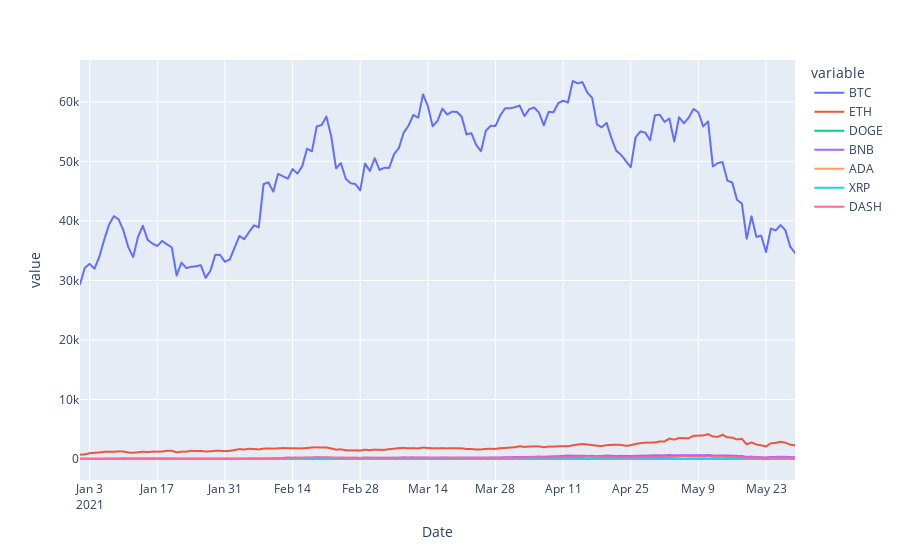

Notebook code for this chart:
### Code cell
fig = px.line(crypto, y=["BTC",'ETH','DOGE','BNB','ADA','XRP','DASH'] )
fig.show()

### Figure 1 — Plotly figure (JSON) as saved in the notebook; plotly's stock layout.template omitted (floating-point values rounded to 4 significant figures; data arrays with more than 128 entries replaced by an {"elided": "..."} marker saying what was removed)
{"data": [{"hovertemplate": "variable=BTC<br>Date=%{x}<br>value=%{y}<extra></extra>", "legendgroup": "BTC", "line": {"color": "#636efa", "dash": "solid"}, "marker": {"symbol": "circle"}, "mode": "lines", "name": "BTC", "showlegend": true, "type": "scattergl", "x": {"elided": "149 str values"}, "xaxis": "x", "y": {"elided": "149 float values"}, "yaxis": "y"}, {"hovertemplate": "variable=ETH<br>Date=%{x}<br>value=%{y}<extra></extra>", "legendgroup": "ETH", "line": {"color": "#EF553B", "dash": "solid"}, "marker": {"symbol": "circle"}, "mode": "lines", "name": "ETH", "showlegend": true, "type": "scattergl", "x": {"elided": "149 str values"}, "xaxis": "x", "y": {"elided": "149 float values"}, "yaxis": "y"}, {"hovertemplate": "variable=DOGE<br>Date=%{x}<br>value=%{y}<extra></extra>", "legendgroup": "DOGE", "line": {"color": "#00cc96", "dash": "solid"}, "marker": {"symbol": "circle"}, "mode": "lines", "name": "DOGE", "showlegend": true, "type": "scattergl", "x": {"elided": "149 str values"}, "xaxis": "x", "y": {"elided": "149 float values"}, "yaxis": "y"}, {"hovertemplate": "variable=BNB<br>Date=%{x}<br>value=%{y}<extra></extra>", "legendgroup": "BNB", "line": {"color": "#ab63fa", "dash": "solid"}, "marker": {"symbol": "circle"}, "mode": "lines", "name": "BNB", "showlegend": true, "type": "scattergl", "x": {"elided": "149 str values"}, "xaxis": "x", "y": {"elided": "149 float values"}, "yaxis": "y"}, {"hovertemplate": "variable=ADA<br>Date=%{x}<br>value=%{y}<extra></extra>", "legendgroup": "ADA", "line": {"color": "#FFA15A", "dash": "solid"}, "marker": {"symbol": "circle"}, "mode": "lines", "name": "ADA", "showlegend": true, "type": "scattergl", "x": {"elided": "149 str values"}, "xaxis": "x", "y": {"elided": "149 float values"}, "yaxis": "y"}, {"hovertemplate": "variable=XRP<br>Date=%{x}<br>value=%{y}<extra></extra>", "legendgroup": "XRP", "line": {"color": "#19d3f3", "dash": "solid"}, "marker": {"symbol": "circle"}, "mode": "lines", "name": "XRP", "showlegend": true, "type": "scattergl", "x": {"elided": "149 str values"}, "xaxis": "x", "y": {"elided": "149 float values"}, "yaxis": "y"}, {"hovertemplate": "variable=DASH<br>Date=%{x}<br>value=%{y}<extra></extra>", "legendgroup": "DASH", "line": {"color": "#FF6692", "dash": "solid"}, "marker": {"symbol": "circle"}, "mode": "lines", "name": "DASH", "showlegend": true, "type": "scattergl", "x": {"elided": "149 str values"}, "xaxis": "x", "y": {"elided": "149 float values"}, "yaxis": "y"}], "layout": {"legend": {"title": {"text": "variable"}, "tracegroupgap": 0}, "margin": {"t": 60}, "xaxis": {"anchor": "y", "domain": [0, 1], "title": {"text": "Date"}}, "yaxis": {"anchor": "x", "domain": [0, 1], "title": {"text": "value"}}}}
